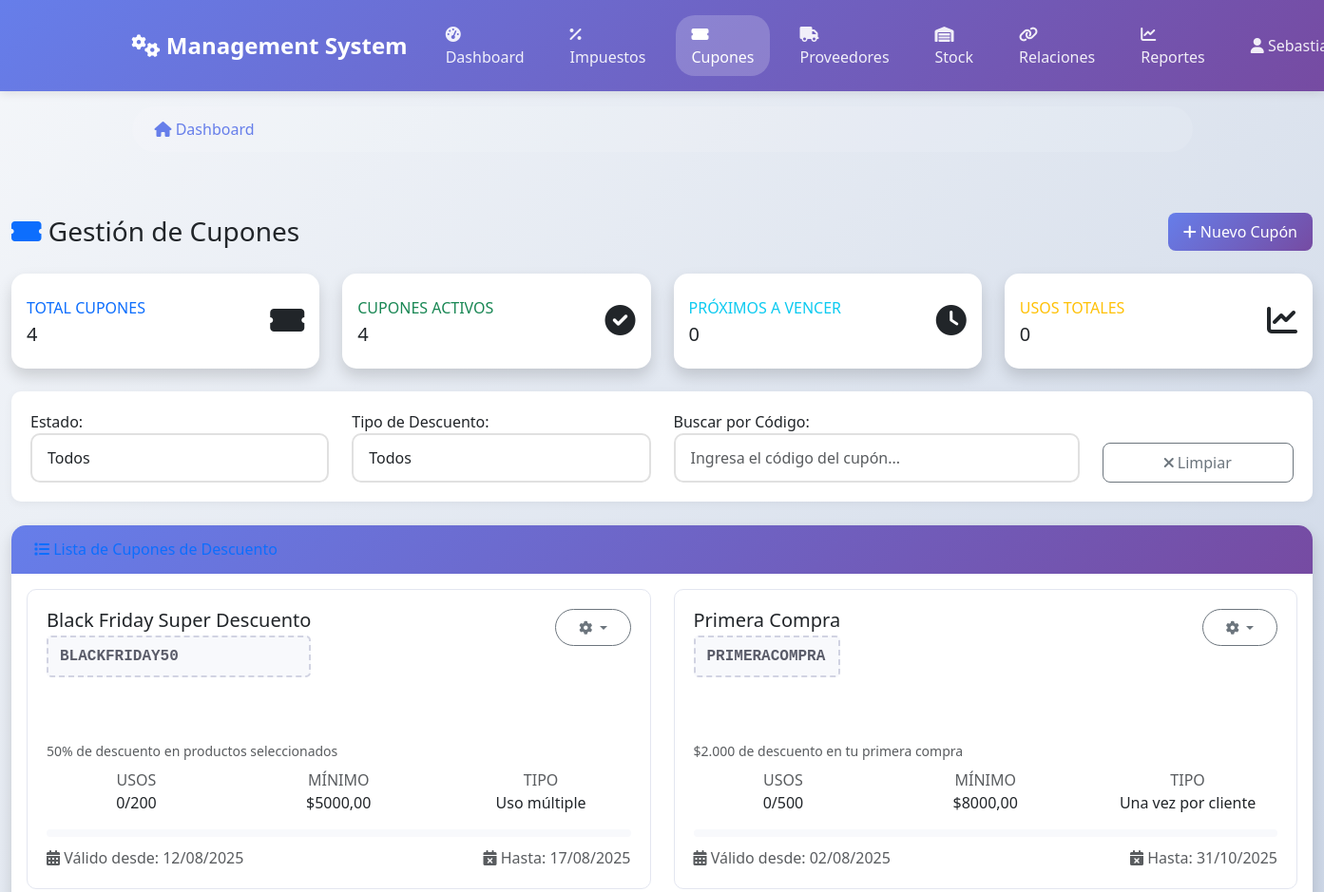
/management/cupones/ (signed in, upper part), run on an earlier commit of the app's database.
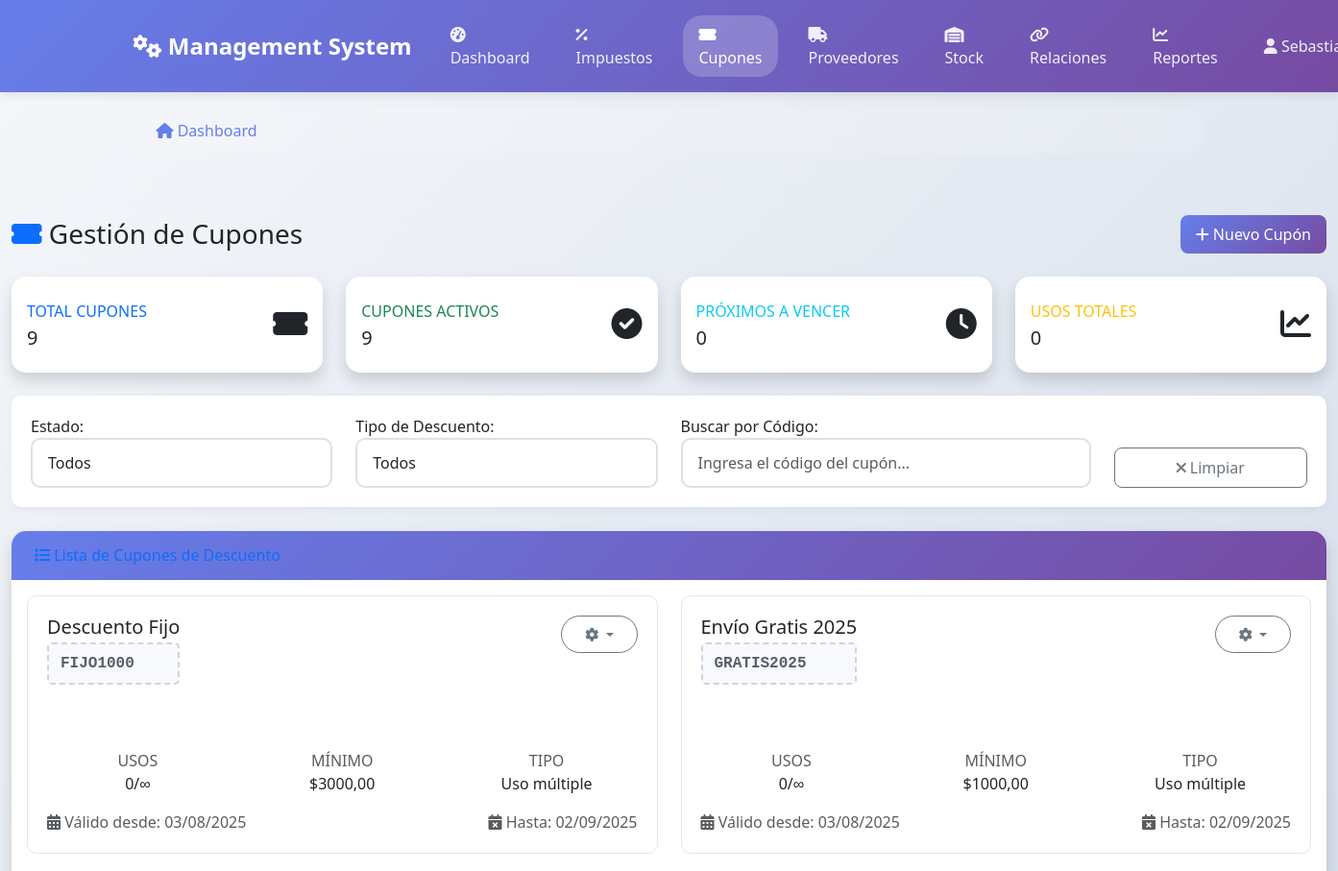
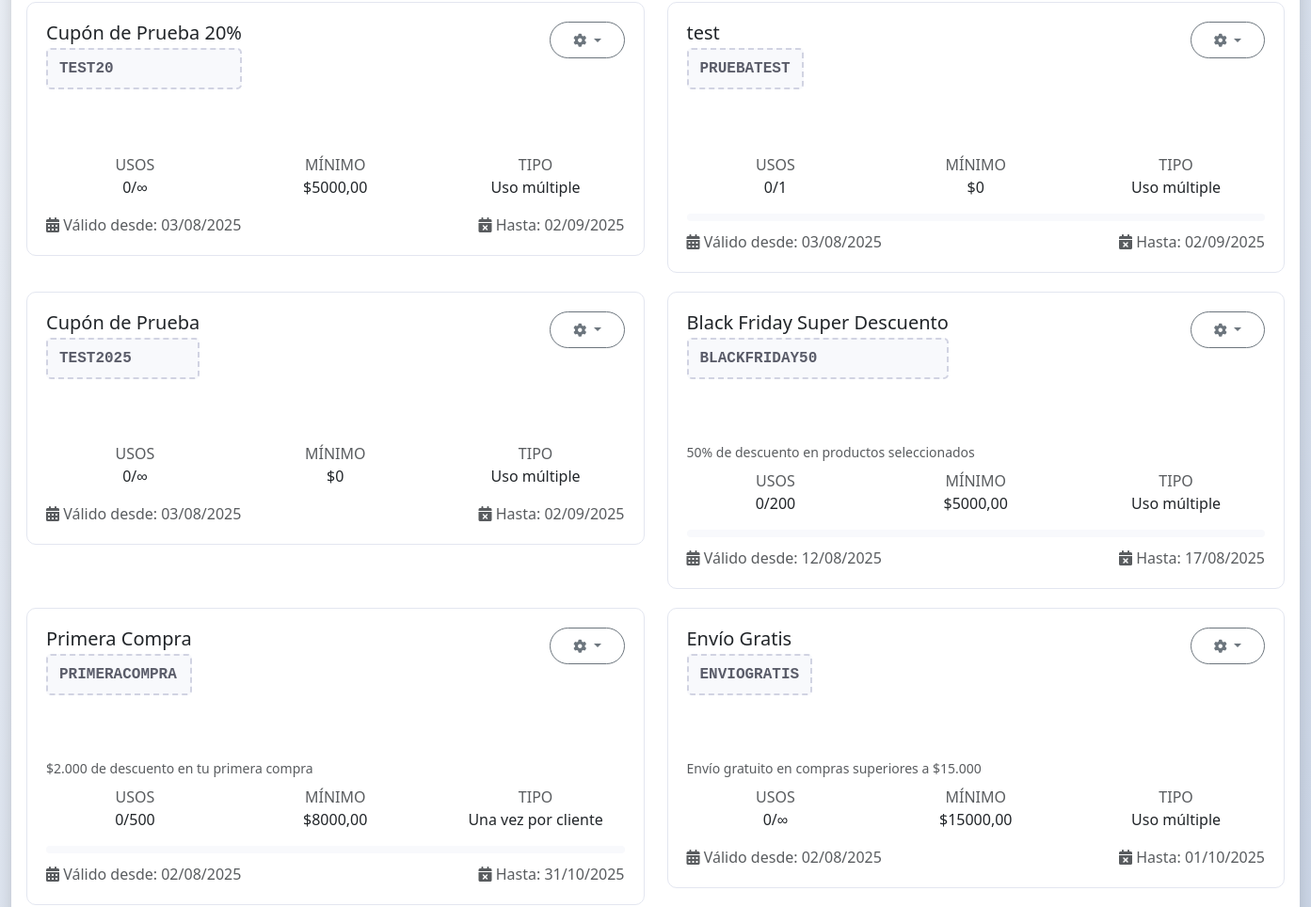
And on a later commit of the database (2 pictures, top to bottom).
### shop/models.py (models this page shows, shortened)
class DiscountCoupon(models.Model):
    DISCOUNT_TYPE_CHOICES = [
        ('percentage', 'Porcentaje'),
        ('fixed_amount', 'Monto Fijo'),
        ('free_shipping', 'Envío Gratis'),
    ]
    USAGE_TYPE_CHOICES = [
        ('single_use', 'Un solo uso'),
        ('multiple_use', 'Uso múltiple'),
        ('per_customer', 'Una vez por cliente'),
    ]
    code = models.CharField(max_length=50, unique=True, help_text="Código del cupón (ej: DESCUENTO20)")
    name = models.CharField(max_length=100, help_text="Nombre descriptivo del cupón")
    description = models.TextField(blank=True, help_text="Descripción para el cliente")
    discount_type = models.CharField(max_length=20, choices=DISCOUNT_TYPE_CHOICES)
    discount_value = models.DecimalField(
        max_digits=10,
        decimal_places=2,
        help_text="Valor del descuento (% o monto en CLP)"
    )
    minimum_order_amount = models.DecimalField(
        max_digits=10,
        decimal_places=2,
        default=0,
        help_text="Monto mínimo de compra para aplicar el cupón"
    )
    maximum_discount_amount = models.DecimalField(
        max_digits=10,
        decimal_places=2,
        null=True,
        blank=True,
        help_text="Monto máximo de descuento (solo para porcentajes)"
    )
    usage_type = models.CharField(max_length=20, choices=USAGE_TYPE_CHOICES, default='multiple_use')
    max_uses = models.PositiveIntegerField(
        null=True,
        blank=True,
        help_text="Número máximo de usos (vacío = ilimitado)"
    )
    current_uses = models.PositiveIntegerField(default=0)
    valid_from = models.DateTimeField(help_text="Fecha de inicio de validez")
    valid_until = models.DateTimeField(help_text="Fecha de expiración")
    is_active = models.BooleanField(default=True)
    categories = models.ManyToManyField(
        Category,
        blank=True,
        help_text="Categorías aplicables (vacío = todas)"
    )
    products = models.ManyToManyField(
        'Product',
        blank=True,
        help_text="Productos específicos (vacío = todos)"
    )
    excluded_products = models.ManyToManyField(
        'Product',
        blank=True,
        related_name='excluded_from_coupons',
        help_text="Productos excluidos del descuento"
    )
    created_by = models.ForeignKey(User, on_delete=models.SET_NULL, null=True)
    created_at = models.DateTimeField(auto_now_add=True)
    updated_at = models.DateTimeField(auto_now=True)
    class Meta:
        verbose_name = "Cupón de Descuento"
        verbose_name_plural = "Cupones de Descuento"
        ordering = ['-created_at']

### management/views.py (the view)
# urls.py: path('cupones/', views.CouponManagementView.as_view(), name='coupon_management'),
class CouponManagementView(SuperuserRequiredMixin, ListView):
    model = DiscountCoupon
    template_name = 'management/coupon/list.html'
    context_object_name = 'coupons'
    paginate_by = 20
    def get_queryset(self):
        return DiscountCoupon.objects.select_related('created_by').order_by('-created_at')

### cart/models.py (called while the page is built)
    @property
    def total_items(self):
        return sum(item.quantity for item in self.items.all())

    @property
    def total_price(self):
        return sum(item.get_total_price() for item in self.items.all())

    @property
    def formatted_total_price(self):
        total = self.total_price
        return f"${int(total):,}".replace(',', '.')

    def get_total_price(self):
        return self.product.current_price * self.quantity

### shop/models.py (called while the page is built)
    @property
    def current_price(self):
        if self.is_on_sale:
            if self.discount_price:
                return self.discount_price
            elif self.discount_percentage > 0:
                discount_amount = self.price * (Decimal(str(self.discount_percentage)) / Decimal('100'))
                return self.price - discount_amount
        return self.price

### management/templates/management/coupon/list.html (shortened to what the changed rows need)
{% extends "management/base.html" %}
{% load static %}
{% block content %}
<div class="container-fluid">
    <div class="d-sm-flex align-items-center justify-content-between mb-4">
        <h1 class="h3 mb-0 text-gray-800">
            <i class="fas fa-ticket-alt text-primary"></i>
            Gestión de Cupones
        </h1>
    </div>
    <div class="row">
        <div class="col-xl-3 col-md-6 mb-4">
            <div class="card border-left-primary shadow h-100 py-2">
                <div class="card-body">
                    <div class="row no-gutters align-items-center">
                        <div class="col mr-2">
                            <div class="text-xs font-weight-bold text-primary text-uppercase mb-1">
                                Total Cupones
                            </div>
                            <div class="h5 mb-0 font-weight-bold text-gray-800">
                                {{ coupons|length }}
                            </div>
                        </div>
                    </div>
                </div>
            </div>
        </div>
        <div class="col-xl-3 col-md-6 mb-4">
            <div class="card border-left-success shadow h-100 py-2">
                <div class="card-body">
                    <div class="row no-gutters align-items-center">
                        <div class="col mr-2">
                            <div class="text-xs font-weight-bold text-success text-uppercase mb-1">
                                Cupones Activos
                            </div>
                            <div class="h5 mb-0 font-weight-bold text-gray-800">
                                {{ coupons|length }}
                            </div>
                        </div>
                    </div>
                </div>
            </div>
        </div>
    </div>
    <div class="card shadow mb-4">
        <div class="card-body">
            {% if coupons %}
                <div class="row" id="coupons-container">
                    {% for coupon in coupons %}
                    <div class="col-lg-6 coupon-item"
                         data-status="{% if coupon.is_active %}active{% else %}inactive{% endif %}"
                         data-type="{{ coupon.discount_type }}"
                         data-code="{{ coupon.code|lower }}">
                        <div class="coupon-card">
                            <div class="d-flex justify-content-between align-items-start mb-3">
                                <div>
                                    <h5 class="mb-1">{{ coupon.name }}</h5>
                                    <div class="coupon-code">{{ coupon.code }}</div>
                                </div>
                                <div class="dropdown">
                                    <button class="btn btn-sm btn-outline-secondary dropdown-toggle" type="button"
                                            data-toggle="dropdown">
                                        <i class="fas fa-cog"></i>
                                    </button>
                                </div>
                            </div>
                            <div class="row mb-3">
                                <div class="col-6">
                                    <span class="badge badge-{% if coupon.discount_type == 'percentage' %}primary{% else %}success{% endif %} discount-badge">
                                    </span>
                                </div>
                                <div class="col-6 text-right">
                                    <span class="badge badge-{% if coupon.is_active %}success{% else %}secondary{% endif %}">
                                    </span>
                                </div>
                            </div>
                            {% if coupon.description %}
                            <p class="text-muted small mb-2">{{ coupon.description }}</p>
                            {% endif %}
                            <div class="row text-center mb-3">
                                <div class="col-4">
                                    <div class="text-xs text-muted">USOS</div>
                                    <div class="font-weight-bold">0/{{ coupon.max_uses|default:"∞" }}</div>
                                </div>
                                <div class="col-4">
                                    <div class="text-xs text-muted">MÍNIMO</div>
                                    <div class="font-weight-bold">${{ coupon.minimum_order_amount|default:"0" }}</div>
                                </div>
                                <div class="col-4">
                                    <div class="text-xs text-muted">TIPO</div>
                                    <div class="font-weight-bold">{{ coupon.get_usage_type_display }}</div>
                                </div>
                            </div>
                            {% if coupon.max_uses %}
                            <div class="usage-progress">
                            </div>
                            {% endif %}
                            <div class="d-flex justify-content-between text-xs text-muted">
                                <span>
                                    <i class="fas fa-calendar-alt"></i>
                                    Válido desde: {{ coupon.valid_from|date:"d/m/Y" }}
                                </span>
                                {% if coupon.valid_until %}
                                <span>
                                    <i class="fas fa-calendar-times"></i>
                                    Hasta: {{ coupon.valid_until|date:"d/m/Y" }}
                                </span>
                                {% endif %}
                            </div>
                        </div>
                    </div>
                    {% endfor %}
                </div>
            {% endif %}
        </div>
    </div>
</div>
{% endblock %}

What changed in the data, as far as the page shows it:
added DiscountCoupon: name "Descuento Fijo", code "FIJO1000", max_uses "∞", minimum_order_amount "3000,00", usage_type "Uso múltiple", valid_from "03/08/2025", valid_until "02/09/2025"
added DiscountCoupon: name "Envío Gratis 2025", code "GRATIS2025", max_uses "∞", minimum_order_amount "1000,00", usage_type "Uso múltiple", valid_from "03/08/2025", valid_until "02/09/2025"
added DiscountCoupon: name "Cupón de Prueba 20%", code "TEST20", max_uses "∞", minimum_order_amount "5000,00", usage_type "Uso múltiple", valid_from "03/08/2025", valid_until "02/09/2025"
added DiscountCoupon: name "test", code "PRUEBATEST", max_uses "1", minimum_order_amount "0", usage_type "Uso múltiple", valid_from "03/08/2025", valid_until "02/09/2025"
added DiscountCoupon: name "Cupón de Prueba", code "TEST2025", max_uses "∞", minimum_order_amount "0", usage_type "Uso múltiple", valid_from "03/08/2025", valid_until "02/09/2025"
now on this page (row unchanged): DiscountCoupon: name "Envío Gratis", code "ENVIOGRATIS", description "Envío gratuito en compras superiores a $15.000", max_uses "∞", minimum_order_amount "15000,00", usage_type "Uso múltiple", valid_from "02/08/2025", valid_until "01/10/2025"
Also different on the page:
{{ coupons|length }}: "4" → "9"
